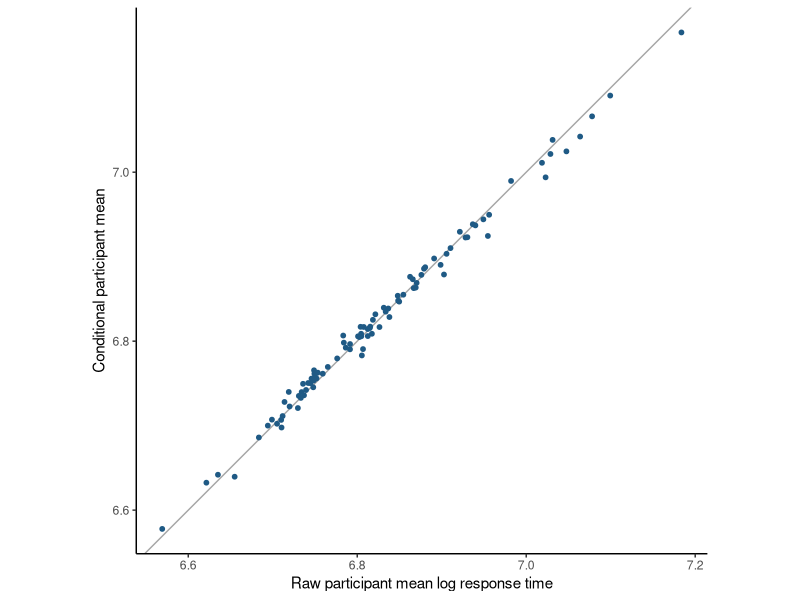

Generate this figure with R:
## ---- chunk 1
#| label: mald-random-intercepts
library(lme4)
library(ggplot2)

mald <- read.csv("data/mald/mald-connected-trials.csv")
mald <- subset(mald, correct == 1L)

fit <- lmer(
  log_rt ~ 1 +
    (1 | participant_id) +
    (1 | item),
  data = mald,
  control = lmerControl(optimizer = "bobyqa")
)

variance_components <- as.data.frame(VarCorr(fit))
variance_components[c("grp", "var1", "vcov", "sdcor")]
## ---- chunk 2
#| label: random-intercept-pooling
raw_means <- aggregate(
  log_rt ~ participant_id,
  data = mald,
  FUN = mean
)
names(raw_means)[names(raw_means) == "log_rt"] <- "raw_mean"

participant_modes <- ranef(fit)$participant_id
conditional_means <- data.frame(
  participant_id = rownames(participant_modes),
  conditional_mean =
    fixef(fit)[["(Intercept)"]] + participant_modes[["(Intercept)"]],
  row.names = NULL
)

pooling <- merge(raw_means, conditional_means, by = "participant_id")

ggplot(pooling, aes(x = raw_mean, y = conditional_mean)) +
  geom_abline(slope = 1, intercept = 0, color = "grey65") +
  geom_point(color = "#1F5A85", size = 1.3) +
  coord_equal() +
  labs(
    x = "Raw participant mean log response time",
    y = "Conditional participant mean"
  ) +
  theme_classic()
